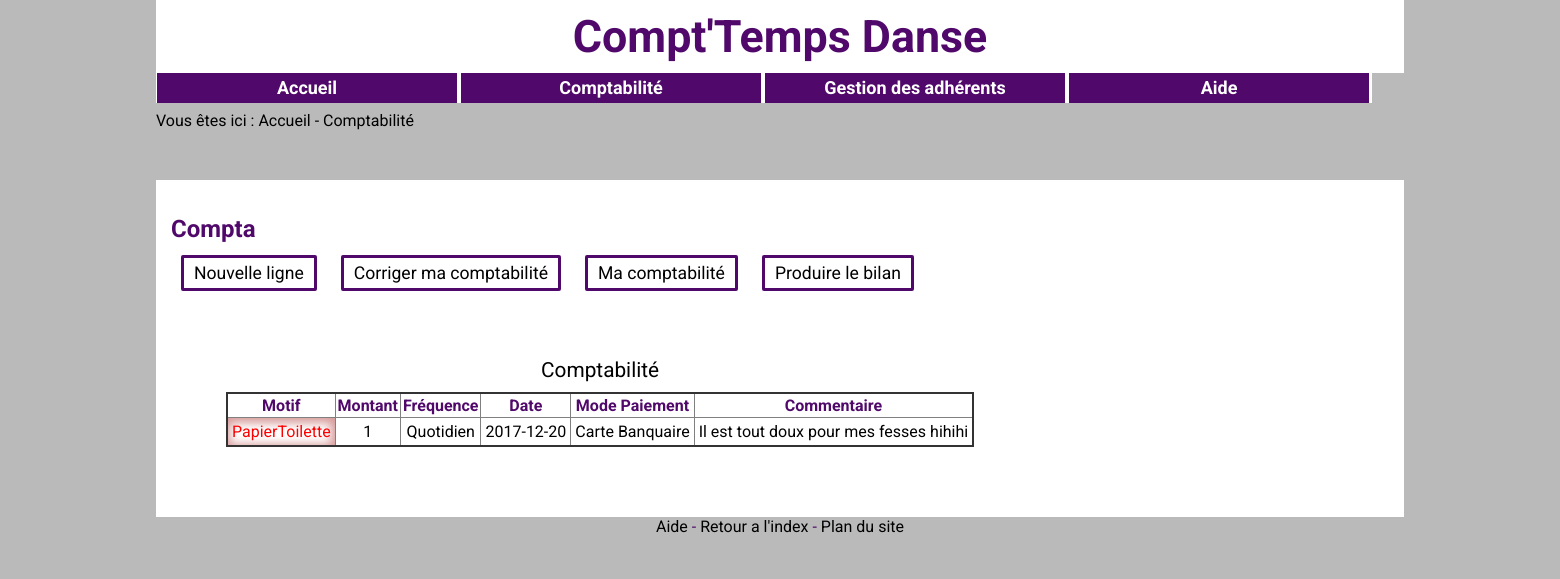
Screenshot of /Compta.php with the database file from the repository.
### tables this page shows
CREATE TABLE `compta` (
  `Motif` varchar(50) NOT NULL,
  `Frequence` varchar(25) NOT NULL,
  `Montant` decimal(10,0) NOT NULL,
  `Date` date NOT NULL,
  `Commentaire` varchar(140) NOT NULL,
  `ModePaiement` varchar(2) NOT NULL,
  `Type` varchar(25) NOT NULL
);

CREATE TABLE `modepaiement` (
  `IdPaiement` varchar(2) NOT NULL,
  `NomPaiement` varchar(25) NOT NULL
);

### Compta.php (the view, shortened to what this page needs)
<?php include("include/Head.php");
include("include/Menu.php");
?>
<div>Vous êtes ici : <a href="index.html">Accueil</a> - Comptabilité </div>
<section>
	<h2>Compta</h2>
	<a class="bouton" href="ComptaForm.php">Nouvelle ligne</a>
	<a class="bouton" href="ComptaMAJ.php">Corriger ma comptabilité</a>
	<a class="bouton" href="ComptaListes.php">Ma comptabilité</a>
	<a class="bouton" href="Bilan.php" target="_blank">Produire le bilan</a>
	<?php
	$reponse = $bdd->query('SELECT * FROM `compta` ORDER BY `Date` DESC');
	?>
	<table class="invisible">
		<tr class="invisible">
			<td class="invisible">
				<table>
					<caption>Comptabilité</caption>
					<tbody>
						<tr><th>Motif</th><th>Montant</th><th>Fréquence</th><th>Date</th><th>Mode Paiement</th><th>Commentaire</th></tr>
						<?php
						while ($donnees = $reponse->fetch())
						{
							?>
							<tr><?php
							if($donnees['Type']=='Recette'){
								?><td class="Vert"><?php echo $donnees['Motif']; ?></td><?php
							}
							else {
								?><td class="Rouge"><?php echo $donnees['Motif']; ?></td><?php
							}
							?>
							<td><?php echo $donnees['Montant']; ?></td>
							<td><?php echo $donnees['Frequence']; ?></td>
							<td><?php echo $donnees['Date']; ?></td>
							<td><?php
							$Paiement=$donnees['ModePaiement'];
							$req=$bdd->query("SELECT NomPaiement FROM modepaiement WHERE IdPaiement = '$Paiement'");
							$tab=$req->fetch();
							echo $tab['NomPaiement']; ?></td>
							<td><?php echo $donnees['Commentaire']; ?></td>
						</tr>
						<?php
					}
					?>
				</tbody></table>
			</td>
		</tr>
	</table>
</section>
<?php include("include/Footer.php");?>
</body>
</html>

### CSS/style.css (style rules this page uses)
body { background:#BABABA; background-position: 11%; font-family:'Roboto', 'Comic Sans MS', cursive; width:80%; min-width:500px; color: black; left:150px; margin:0px auto; }
h1, h2, h3 { color: #50086A; }
h2, h3 { text-align: left; }
section { margin-top: 50px; background-color: white; padding: 15px; }
nav, h1, h2, article { background-color: white; }
a:link, a:visited { color:black; text-decoration: none; }
a { color: black; }
a.bouton { font-size: 1.1em; margin: 10px; padding-top: 5px; padding-bottom: 5px; padding-right: 10px; padding-left: 10px; border: 3px solid #50086A; border-radius: 2px; }

### CSS/tableau.css (style rules this page uses)
table { text-align : center; border-collapse : collapse; border: 2px solid #333333; margin: 15px; padding: 3px; }
td { padding: 2px; vertical-align: middle; border: 1px solid grey; padding: 4px; }
th { padding:2px; color:#50086A; padding: 2px; border: 1px solid grey; }
tr { color : black; }
caption { margin-top: 20px; font-size: 1.3em; padding-bottom: 10px; }
.invisible { width: 1500px; border-width: 0px; text-align: left; padding: 20px; font-size: medium; margin: 20px; vertical-align : top; }
.Rouge { box-shadow: -1px 2px 10px 3px rgba(155, 0, 0, 0.4) inset; color: red; }

### rows the page displays
compta: Motif "PapierToilette", Montant "1", Frequence "Quotidien", Date "2017-12-20", modepaiement.NomPaiement "Carte Banquaire", Commentaire "Il est tout doux pour mes fesses hihihi"
